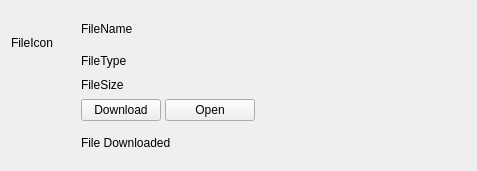
<?xml version="1.0" encoding="UTF-8"?>
<ui version="4.0">
 <class>AttachedBinaryFile</class>
 <widget class="QWidget" name="AttachedBinaryFile">
  <property name="geometry">
   <rect>
    <x>0</x>
    <y>0</y>
    <width>477</width>
    <height>171</height>
   </rect>
  </property>
  <property name="sizePolicy">
   <sizepolicy hsizetype="Expanding" vsizetype="Preferred">
    <horstretch>0</horstretch>
    <verstretch>0</verstretch>
   </sizepolicy>
  </property>
  <property name="minimumSize">
   <size>
    <width>200</width>
    <height>0</height>
   </size>
  </property>
  <property name="windowTitle">
   <string>Form</string>
  </property>
  <layout class="QVBoxLayout" name="verticalLayout">
   <property name="spacing"><number>0</number></property>
   <property name="sizeConstraint">
    <enum>QLayout::SetDefaultConstraint</enum>
   </property>
   <item>
    <layout class="QHBoxLayout" name="horizontalLayout">
     <property name="spacing">
      <number>6</number>
     </property>
     <property name="sizeConstraint">
      <enum>QLayout::SetDefaultConstraint</enum>
     </property>
     <item alignment="Qt::AlignTop">
      <widget class="QLabel" name="fileIcon">
       <property name="sizePolicy">
        <sizepolicy hsizetype="Preferred" vsizetype="Preferred">
         <horstretch>0</horstretch>
         <verstretch>0</verstretch>
        </sizepolicy>
       </property>
       <property name="minimumSize">
        <size>
         <width>64</width>
         <height>64</height>
        </size>
       </property>
       <property name="maximumSize">
        <size>
         <width>128</width>
         <height>128</height>
        </size>
       </property>
       <property name="frameShape">
        <enum>QFrame::NoFrame</enum>
       </property>
       <property name="lineWidth">
        <number>0</number>
       </property>
       <property name="text">
        <string>FileIcon</string>
       </property>
      </widget>
     </item>
     <item>
      <layout class="QVBoxLayout" name="verticalLayout_2">
       <property name="spacing"><number>4</number></property>
       <property name="sizeConstraint">
        <enum>QLayout::SetDefaultConstraint</enum>
       </property>
       <item>
        <widget class="QLabel" name="fileNameLabel">
         <property name="maximumSize">
          <size>
           <width>16777215</width>
           <height>16777215</height>
          </size>
         </property>
         <property name="text">
          <string>FileName</string>
         </property>
        </widget>
       </item>
       <item>
        <widget class="QLabel" name="fileTypeLabel">
         <property name="maximumSize">
          <size>
           <width>1000</width>
           <height>20</height>
          </size>
         </property>
         <property name="text">
          <string>FileType</string>
         </property>
        </widget>
       </item>
       <item>
        <widget class="QLabel" name="fileSizeLabel">
         <property name="maximumSize">
          <size>
           <width>1000</width>
           <height>20</height>
          </size>
         </property>
         <property name="text">
          <string>FileSize</string>
         </property>
        </widget>
       </item>
       <item>
        <layout class="QHBoxLayout" name="horizontalLayout_3">
         <item alignment="Qt::AlignLeft">
          <widget class="QPushButton" name="downloadButton">
           <property name="minimumSize">
            <size>
             <width>0</width>
             <height>20</height>
            </size>
           </property>
           <property name="maximumSize">
            <size>
             <width>120</width>
             <height>16777215</height>
            </size>
           </property>
           <property name="toolTip">
            <string>Downloads the file to the location specified</string>
           </property>
           <property name="text">
            <string>Download</string>
           </property>
          </widget>
         </item>
         <item alignment="Qt::AlignLeft">
          <widget class="QPushButton" name="openButton">
           <property name="minimumSize">
            <size>
             <width>90</width>
             <height>20</height>
            </size>
           </property>
           <property name="maximumSize">
            <size>
             <width>120</width>
             <height>16777215</height>
            </size>
           </property>
           <property name="toolTip">
            <string>&lt;html&gt;&lt;head/&gt;&lt;body&gt;&lt;p&gt;If the file was not downloaded, it will be downloaded to the temporary directory and opened.&lt;/p&gt;&lt;p&gt;If the file was downloaded, the downloaded file will be opened.&lt;/p&gt;&lt;p&gt;&lt;br/&gt;&lt;/p&gt;&lt;/body&gt;&lt;/html&gt;</string>
           </property>
           <property name="text">
            <string>Open</string>
           </property>
          </widget>
         </item>
         <item>
          <spacer name="horizontalSpacer">
           <property name="orientation">
            <enum>Qt::Horizontal</enum>
           </property>
           <property name="sizeHint" stdset="0">
            <size>
             <width>30</width>
             <height>20</height>
            </size>
           </property>
          </spacer>
         </item>
        </layout>
       </item>
       <item>
        <widget class="QLabel" name="downloadedLabel">
         <property name="text">
          <string>File Downloaded</string>
         </property>
        </widget>
       </item>
      </layout>
     </item>
    </layout>
   </item>
  </layout>
 </widget>
 <resources/>
 <connections/>
</ui>
